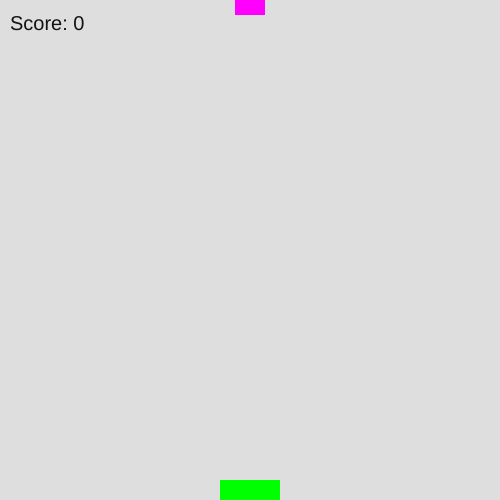
Frame 1 (no input)
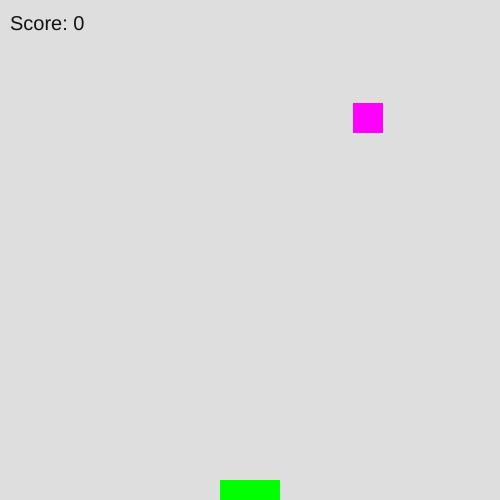
Frame 60 (no input)
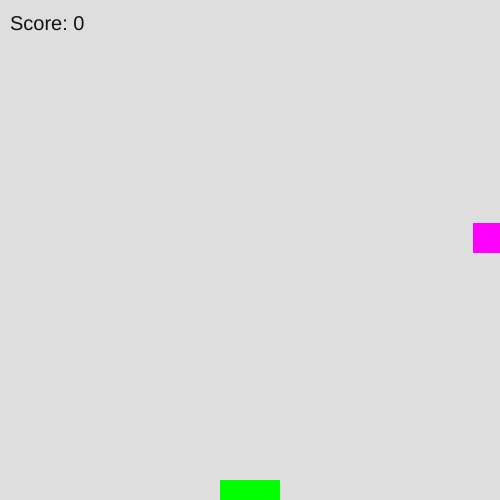
Frame 120 (the mouse pressed at the canvas centre since frame 60)

The p5.js sketch that drew these frames (run headless with seeded random() and noise() and a simulated clock; from frame 60 on, the mouse is pressed at the canvas centre):

// p5.js sketch
// ── sketch.js
let xPos = 250;
let yPos = 0;
let xSpeed = 2;
let ySpeed = 2;
let score = 0;

function setup() {
    createCanvas(500, 500);

    noStroke();

    rectMode(CENTER);
}

function draw() {
    background(222);

    fill(0, 255, 0);
    rect(250, 490, 60, 20);

    fill(255, 0, 255);
    rect(xPos, yPos, 30, 30);

    fill(18);
    textSize(20);
    text("Score: " + score, 10, 30);

    if (xPos >= 220 && xPos <= 280 && yPos >= 460) {
        score++;
        xPos = random(15, 485);
        yPos = 0;
        xSpeed = random(-5, 5);
        ySpeed = random(2, 10);
    }

    xPos += xSpeed;
    yPos += ySpeed;

    if (xPos < 0) {
        xPos = 500;
    }
    if (xPos > 500) {
        xPos = 0;
    }
    if (yPos > 500) {
        yPos = 0;
        score--;
    }
}

function mouseClicked() {
    xSpeed = random(-5, 5);
    ySpeed = random(2, 5);
}
